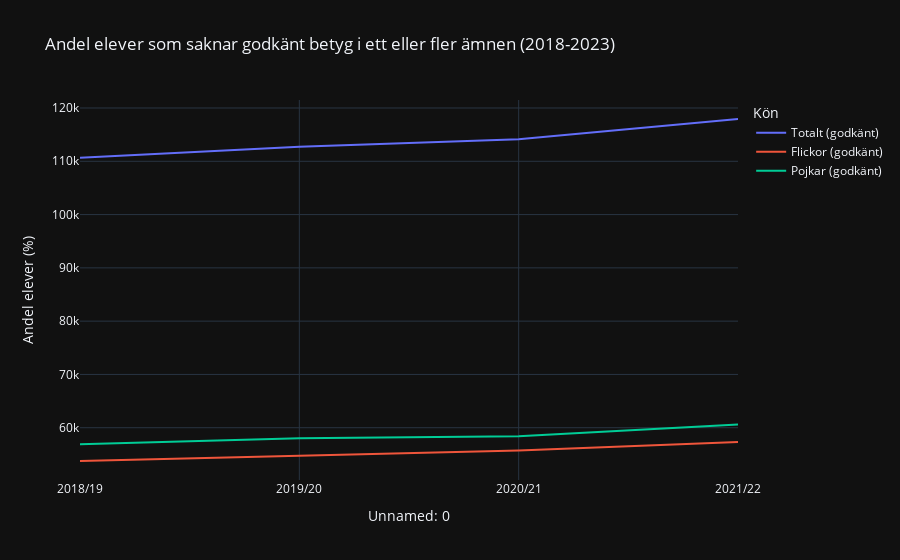

Here is the notebook cell this chart was saved with:
### Code cell
import pandas as pd
import plotly.express as px

df = pd.read_excel("betyg_o_prov_riksnivå.xlsx", sheet_name="Tabell 1A", skiprows=7, nrows=6)

data = df.iloc[:, 1:10]  # Välj kolumnerna med data
data.columns = ['Totalt', 'Flickor', 'Pojkar', 'Totalt (slutbetyg)', 'Flickor (slutbetyg)', 'Pojkar (slutbetyg)', 'Totalt (godkänt)', 'Flickor (godkänt)', 'Pojkar (godkänt)']
data.index = df['Unnamed: 0']  # Använd läsår som index

fig = px.line(data, x=data.index, y=['Totalt (godkänt)', 'Flickor (godkänt)', 'Pojkar (godkänt)'],
              title='Andel elever som saknar godkänt betyg i ett eller fler ämnen (2018-2023)',
              labels={'index': 'Läsår', 'value': 'Andel elever (%)', 'variable': 'Kön'},
              template='plotly_dark')

fig.show()

### Figure 1 — Plotly figure (JSON) as saved in the notebook; plotly's stock layout.template omitted (floating-point values rounded to 4 significant figures)
{"data": [{"hovertemplate": "Kön=Totalt (godkänt)<br>Unnamed: 0=%{x}<br>Andel elever (%)=%{y}<extra></extra>", "legendgroup": "Totalt (godkänt)", "line": {"color": "#636efa", "dash": "solid"}, "marker": {"symbol": "circle"}, "mode": "lines", "name": "Totalt (godkänt)", "orientation": "v", "showlegend": true, "type": "scatter", "x": [null, null, "2018/19", "2019/20", "2020/21", "2021/22"], "xaxis": "x", "y": [null, "Totalt", 110663, 112728, 114136, 117935], "yaxis": "y"}, {"hovertemplate": "Kön=Flickor (godkänt)<br>Unnamed: 0=%{x}<br>Andel elever (%)=%{y}<extra></extra>", "legendgroup": "Flickor (godkänt)", "line": {"color": "#EF553B", "dash": "solid"}, "marker": {"symbol": "circle"}, "mode": "lines", "name": "Flickor (godkänt)", "orientation": "v", "showlegend": true, "type": "scatter", "x": [null, null, "2018/19", "2019/20", "2020/21", "2021/22"], "xaxis": "x", "y": [null, "Flickor", 53757, 54711, 55721, 57312], "yaxis": "y"}, {"hovertemplate": "Kön=Pojkar (godkänt)<br>Unnamed: 0=%{x}<br>Andel elever (%)=%{y}<extra></extra>", "legendgroup": "Pojkar (godkänt)", "line": {"color": "#00cc96", "dash": "solid"}, "marker": {"symbol": "circle"}, "mode": "lines", "name": "Pojkar (godkänt)", "orientation": "v", "showlegend": true, "type": "scatter", "x": [null, null, "2018/19", "2019/20", "2020/21", "2021/22"], "xaxis": "x", "y": [null, "Pojkar", 56906, 58017, 58415, 60623], "yaxis": "y"}], "layout": {"legend": {"title": {"text": "Kön"}, "tracegroupgap": 0}, "title": {"text": "Andel elever som saknar godkänt betyg i ett eller fler ämnen (2018-2023)"}, "xaxis": {"anchor": "y", "domain": [0, 1], "title": {"text": "Unnamed: 0"}}, "yaxis": {"anchor": "x", "domain": [0, 1], "title": {"text": "Andel elever (%)"}}}}
